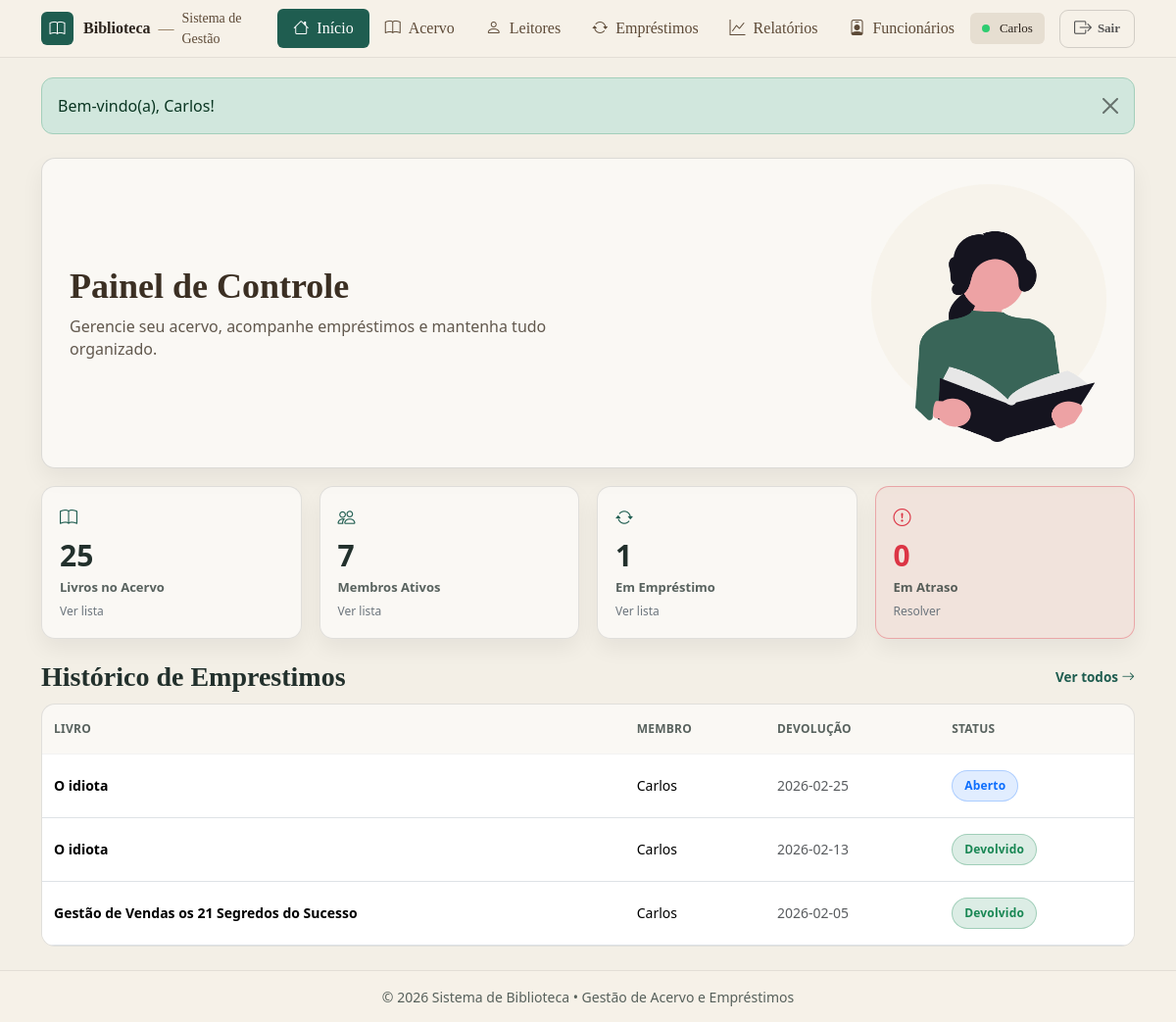
Page /index.php (signed in) on the committed database.
### tables this page shows
CREATE TABLE `emprestimos` (
  `id` int(11) NOT NULL,
  `id_usuario` int(11) NOT NULL,
  `data_emprestimo` date DEFAULT curdate(),
  `data_prevista` date DEFAULT NULL,
  `cancelado` tinyint(1) NOT NULL DEFAULT 0,
  `cancelado_em` datetime DEFAULT NULL,
  `cancelado_motivo` varchar(255) DEFAULT NULL
);

CREATE TABLE `usuarios` (
  `id` int(11) NOT NULL,
  `nome` varchar(100) NOT NULL,
  `email` varchar(255) DEFAULT NULL,
  `telefone` varchar(20) DEFAULT NULL,
  `criado_em` timestamp NOT NULL DEFAULT current_timestamp(),
  `perfil` enum('admin','leitor') NOT NULL,
  `cpf` varchar(14) NOT NULL,
  `ativo` tinyint(1) NOT NULL DEFAULT 1
);

### includes/flash.php (called while the page is built, shortened)
<?php
function flash_get(): ?array {
  $f = $_SESSION['flash'];
  return $f;
}
?>

### index.php (the view, shortened to what this page needs)
<?php
include("conexao.php");
$hoje = date('Y-m-d');
$livros_total = (int)(mysqli_fetch_assoc(
  mysqli_query($conn, "SELECT COUNT(*) AS c FROM livros WHERE disponivel = 1")
)['c'] ?? 0);
$usuarios_total = (int)(mysqli_fetch_assoc(
  mysqli_query($conn, "SELECT COUNT(*) AS c FROM usuarios WHERE ativo = 1 AND perfil = 'leitor'")
)['c'] ?? 0);
$sql_abertos = "
  SELECT COUNT(*) AS c
  FROM (
    SELECT e.id
    FROM emprestimos e
    JOIN emprestimo_itens ei ON ei.emprestimo_id = e.id
    WHERE IFNULL(e.cancelado,0) = 0
    GROUP BY e.id
    HAVING SUM(CASE WHEN ei.devolvido = 0 AND IFNULL(ei.perdido,0)=0 THEN 1 ELSE 0 END) > 0
  ) t
";
$em_emprestimo = (int)(mysqli_fetch_assoc(mysqli_query($conn, $sql_abertos))['c'] ?? 0);
$sql_atrasados = "
  SELECT COUNT(*) AS c
  FROM (
    SELECT e.id
    FROM emprestimos e
    JOIN emprestimo_itens ei ON ei.emprestimo_id = e.id
    WHERE IFNULL(e.cancelado,0) = 0
      AND e.data_prevista IS NOT NULL
      AND e.data_prevista < CURDATE()
    GROUP BY e.id
    HAVING SUM(CASE WHEN ei.devolvido = 0 AND IFNULL(ei.perdido,0)=0 THEN 1 ELSE 0 END) > 0
  ) t
";
$atrasados = (int)(mysqli_fetch_assoc(mysqli_query($conn, $sql_atrasados))['c'] ?? 0);
function buscarRecentes(mysqli $conn) {
  $sql = "
    SELECT
      e.id,
      e.data_prevista,
      u.nome AS membro,
      COUNT(ei.id) AS qtd_itens,
      -- ✅ abertos = não devolvido e não perdido
      SUM(CASE WHEN ei.devolvido = 0 AND IFNULL(ei.perdido,0)=0 THEN 1 ELSE 0 END) AS abertos,
      -- ✅ perdidos
      SUM(CASE WHEN IFNULL(ei.perdido,0)=1 THEN 1 ELSE 0 END) AS perdidos,
      MAX(ei.data_devolucao) AS ultima_devolucao,
      GROUP_CONCAT(DISTINCT l.titulo ORDER BY l.titulo SEPARATOR ' | ') AS livros_titulos
    FROM emprestimos e
    JOIN usuarios u ON u.id = e.id_usuario
    JOIN emprestimo_itens ei ON ei.emprestimo_id = e.id
    JOIN livros l ON l.id = ei.id_livro
    WHERE IFNULL(e.cancelado,0) = 0
    GROUP BY e.id
    ORDER BY e.id DESC
    LIMIT 3
  ";
  return mysqli_query($conn, $sql);
}
$recentes = buscarRecentes($conn);
include("includes/header.php");
?>
<div class="container my-4">
  <div class="dash-hero">
    <div class="dash-hero__text">
      <h2 class="dash-hero__title">Painel de Controle</h2>
      <p class="dash-hero__sub">
        Gerencie seu acervo, acompanhe empréstimos e mantenha tudo organizado.
      </p>
    </div>
    <div class="dash-hero__img">
      <img src="<?= $base ?>/assets/reader.png" alt="Ilustração leitura">
    </div>
  </div>
  <div class="dash-kpis">
    <a class="kpi-card kpi-click" href="<?= $base ?>/livros/listar.php?f=acervo" title="Ver livros no acervo">
      <div class="kpi-ic"><i class="bi bi-book"></i></div>
      <div class="kpi-num"><?= (int)$livros_total ?></div>
      <div class="kpi-label">Livros no Acervo</div>
      <div class="kpi-hint">Ver lista</div>
    </a>
    <a class="kpi-card kpi-click" href="<?= $base ?>/usuarios/listar.php?f=ativos" title="Ver leitores ativos">
      <div class="kpi-ic"><i class="bi bi-people"></i></div>
      <div class="kpi-num"><?= (int)$usuarios_total ?></div>
      <div class="kpi-label">Membros Ativos</div>
      <div class="kpi-hint">Ver lista</div>
    </a>
    <a class="kpi-card kpi-click" href="<?= $base ?>/emprestimos/listar.php?f=abertos" title="Ver empréstimos em aberto">
      <div class="kpi-ic"><i class="bi bi-arrow-repeat"></i></div>
      <div class="kpi-num"><?= (int)$em_emprestimo ?></div>
      <div class="kpi-label">Em Empréstimo</div>
      <div class="kpi-hint">Ver lista</div>
    </a>
    <a class="kpi-card kpi-danger kpi-click" href="<?= $base ?>/emprestimos/listar.php?f=atrasados" title="Ver atrasados">
      <div class="kpi-ic"><i class="bi bi-exclamation-circle"></i></div>
      <div class="kpi-num"><?= (int)$atrasados ?></div>
      <div class="kpi-label">Em Atraso</div>
      <div class="kpi-hint">Resolver</div>
    </a>
  </div>
  <div class="dash-section">
    <div class="dash-section__head">
      <h3 class="dash-h3">Histórico de Emprestimos</h3>
      <a class="dash-link" href="<?= $base ?>/emprestimos/listar.php">
        Ver todos <i class="bi bi-arrow-right"></i>
      </a>
    </div>
    <div class="dash-table">
      <div class="table-responsive">
        <table class="table table-clean align-middle mb-0">
          <thead>
            <tr>
              <th>Livro</th>
              <th>Membro</th>
              <th>Devolução</th>
              <th>Status</th>
            </tr>
          </thead>
          <tbody id="tbodyRecentes">
            <?php if ($recentes && mysqli_num_rows($recentes) > 0) { ?>
              <?php while ($e = mysqli_fetch_assoc($recentes)) {
                $abertos   = (int)($e['abertos'] ?? 0);
                $perdidos  = (int)($e['perdidos'] ?? 0);
                $qtd       = (int)($e['qtd_itens'] ?? 0);
                $prevista  = $e['data_prevista'] ?? null;
                $fechado = ($abertos === 0);
                $temPerdido = ($fechado && $perdidos > 0);
                $atrasado  = (!$fechado && !empty($prevista) && $prevista < $hoje);
                $livroTxt = ($qtd > 1) ? ($qtd . " livros") : ($e['livros_titulos'] ?? '—');
              ?>
                <tr>
                  <td class="fw-semibold"><?= htmlspecialchars($livroTxt) ?></td>
                  <td><?= htmlspecialchars($e['membro']) ?></td>
                  <td class="text-muted">
                    <?php
                      if ($fechado) echo htmlspecialchars($e['ultima_devolucao'] ?? '-');
                      else echo htmlspecialchars($prevista ?? '-');
                    ?>
                  </td>
                  <td>
                    <?php if ($temPerdido) { ?>
                      <span class="badge-status badge-lost">Perdido</span>
                    <?php } elseif ($fechado) { ?>
                      <span class="badge-status badge-done">Devolvido</span>
                    <?php } elseif ($atrasado) { ?>
                      <span class="badge-status badge-late">Atrasado</span>
                    <?php } else { ?>
                      <span class="badge-status badge-open">Aberto</span>
                    <?php } ?>
                  </td>
                </tr>
              <?php } ?>
            <?php } ?>
          </tbody>
        </table>
      </div>
    </div>
  </div>
</div>
<?php include("includes/footer.php"); ?>

### includes/header.php (shortened to what this page needs)
<?php
require_once(__DIR__ . "/flash.php");
$base = "/biblioteca_senac";
$path = parse_url($_SERVER['REQUEST_URI'], PHP_URL_PATH);
$isAdmin = !empty($_SESSION['auth']) && strtoupper(trim($_SESSION['auth']['cargo'] ?? '')) === 'ADMIN';
?>
<!DOCTYPE html>
<html lang="pt-br">
<head>
  <link href="https://cdn.jsdelivr.net/npm/bootstrap@5.3.3/dist/css/bootstrap.min.css" rel="stylesheet">
  <link href="https://cdn.jsdelivr.net/npm/bootstrap-icons@1.11.3/font/bootstrap-icons.css" rel="stylesheet">
  <link rel="stylesheet" href="<?= $base ?>/assets/css/style.css">
</head>
<body class="app-body">
  <nav class="navbar navbar-expand-lg header-clean">
    <div class="container">
      <a class="header-brand" href="<?= $base ?>/index.php">
        <span class="brand-icon">
          <i class="bi bi-book"></i>
        </span>
        <span class="brand-text">
          <strong>Biblioteca</strong>
          <span class="brand-sep">—</span>
          <span class="brand-sub">Sistema de Gestão</span>
        </span>
      </a>
      <div class="collapse navbar-collapse" id="menu">
        <ul class="navbar-nav mx-auto header-menu">
          <li class="nav-item">
            <a class="nav-link <?= ($path === $base . '/index.php' || $path === $base . '/') ? 'active' : '' ?>"
              href="<?= $base ?>/index.php">
              <i class="bi bi-house"></i> Início
            </a>
          </li>
          <li class="nav-item">
            <a class="nav-link <?= (strpos($path, $base . '/livros') !== false) ? 'active' : '' ?>"
              href="<?= $base ?>/livros/listar.php">
              <i class="bi bi-book"></i> Acervo
            </a>
          </li>
          <li class="nav-item">
            <a class="nav-link <?= (strpos($path, $base . '/usuarios') !== false) ? 'active' : '' ?>"
              href="<?= $base ?>/usuarios/listar.php">
              <i class="bi bi-person"></i> Leitores
            </a>
          </li>
          <li class="nav-item">
            <a class="nav-link <?= (strpos($path, $base . '/emprestimos') !== false) ? 'active' : '' ?>"
              href="<?= $base ?>/emprestimos/listar.php">
              <i class="bi bi-arrow-repeat"></i> Empréstimos
            </a>
          </li>
          <li class="nav-item">
            <a class="nav-link <?= (strpos($path, $base . '/relatorios') !== false) ? 'active' : '' ?>"
              href="<?= $base ?>/relatorios/index.php">
              <i class="bi bi-graph-up"></i> Relatórios
            </a>
          </li>
          <?php if ($isAdmin): ?>
            <li class="nav-item">
              <a class="nav-link <?= (strpos($path, $base . '/funcionarios') !== false) ? 'active' : '' ?>"
                href="<?= $base ?>/funcionarios/listar.php">
                <i class="bi bi-person-badge"></i> Funcionários
              </a>
            </li>
          <?php endif; ?>
        </ul>
        <?php if (!empty($_SESSION['auth'])): ?>
          <div class="header-user">
            <div class="user-chip">
              <span class="user-dot"></span>
              <span class="user-name"><?= htmlspecialchars($_SESSION['auth']['nome'] ?? 'Usuário') ?></span>
            </div>
            <a href="<?= $base ?>/auth/sair.php" class="logout-btn">
              <i class="bi bi-box-arrow-right"></i>
              <span>Sair</span>
            </a>
          </div>
        <?php endif; ?>
      </div>
    </div>
  </nav>
  <main class="app-main">
    <?php
    if (function_exists('flash_get')) {
      $flash = flash_get();
      if ($flash) {
        $type = $flash['type'] ?? 'info';
        $msg  = $flash['message'] ?? '';
  ?>
        <div class="container mt-3">
          <div class="alert alert-<?= htmlspecialchars($type) ?> alert-dismissible fade show flash-msg" role="alert">
            <?= nl2br(htmlspecialchars($msg)) ?>
            <button type="button" class="btn-close" data-bs-dismiss="alert" aria-label="Fechar"></button>
          </div>
        </div>
  <?php
      }
    }
  ?>

### includes/footer.php (shortened to what this page needs)
</main>
<footer class="footer-clean">
  <div class="container footer-clean__inner">
    <small>© <?= date("Y") ?> Sistema de Biblioteca • Gestão de Acervo e Empréstimos</small>
  </div>
</footer>
</body>
</html>

### assets/css/base.css (style rules this page uses)
:root { --green: #1f5d50; --green-2: #17463d; --beige: #f3efe6; --gold: #c58a2a; --text: #22302c; --muted: #6c7a74; --shadow: 0 16px 34px rgba(0,0,0,.10); }
* { box-sizing: border-box; }
body.app-body { background: var(--beige); color: var(--text); min-height: 100vh; display: flex; flex-direction: column; }
.app-main { flex: 1; display: block; }
.alert { max-width: 1200px; margin: 20px auto 0; border-radius: 12px; }

### assets/css/header.css (style rules this page uses)
:root { --green: #1f5d50; --gold: #d4af37; --muted: #6c757d; }
.header-clean { background: #f6f1e8 !important; border-bottom: 1px solid rgba(0,0,0,.08); box-shadow: none !important; padding: 0.5rem 0; }
.header-clean a { text-decoration: none !important; }
.header-brand { display: flex; align-items: center; gap: 10px; color: #2c241d !important; }
.header-brand .brand-icon { width: 34px; height: 34px; border-radius: 6px; background: var(--green); color: #fff; display: inline-flex; align-items: center; justify-content: center; font-size: 16px; }
.header-brand .brand-text { display: inline-flex; align-items: center; gap: 6px; font-family: Georgia, "Times New Roman", serif; }
.header-brand .brand-sub { font-size: 14px; color: #5d4a37; }
.header-brand .brand-sep { color: #8b7355; margin: 0 2px; }
.header-menu .nav-link { color: #5d4a37 !important; font-family: Georgia, serif; font-weight: 500; padding: 8px 16px !important; border-radius: 6px; display: inline-flex; align-items: center; gap: 8px; transition: all 0.2s ease; }
.header-menu .nav-link.active { background: var(--green) !important; color: #fff !important; }
.header-user { display: flex; align-items: center; gap: 15px; }
.user-chip { display: flex; align-items: center; gap: 10px; padding: 6px 12px; border-radius: 6px; background: #e6ded1; border: none; box-shadow: none; }
.user-dot { width: 7px; height: 7px; border-radius: 50%; background: #15803d; }
.user-name { color: #2c241d; font-size: 13px; font-family: Georgia, "Times New Roman", serif; font-weight: 500; }
.logout-btn { display: inline-flex; align-items: center; gap: 8px; color: #5d4a37; font-family: Georgia, serif; font-size: 14px; transition: opacity 0.2s; }
.logout-btn i { font-size: 18px; }

### assets/css/footer.css (style rules this page uses)
.footer-clean { background: #f6f1e8; border-top: 1px solid rgba(0,0,0,.08); }
.footer-clean__inner { text-align: center; padding: 14px 0; color: rgba(34,48,44,.75); }

### assets/css/components.css (style rules this page uses)
.badge-status { display:inline-flex; align-items:center; gap: 6px; padding: 6px 12px; border-radius: 999px; font-size: 12px; font-weight: 800; letter-spacing: .2px; }
.badge-open { background: rgba(13,110,253,.12); border: 1px solid rgba(13,110,253,.25); color: #0d6efd; }
.badge-done { background: rgba(25,135,84,.15); border: 1px solid rgba(25,135,84,.3); color: #198754; }
.user-dot { width: 8px; height: 8px; border-radius: 50%; background: #2ecc71; }
.logout-btn { display: inline-flex; align-items: center; gap: 6px; padding: 5px 14px; border-radius: 9px; border: 1px solid rgba(0,0,0,.15); text-decoration: none; font-weight: 700; font-size: 13px; color: #555; }

### assets/css/tables.css (style rules this page uses)
.table-clean thead th { background: transparent; border-bottom: 0 !important; color: rgba(34,48,44,.75); font-weight: 800; font-size: 12px; letter-spacing: .02em; padding: 16px 12px; text-transform: uppercase; }
.table-clean tbody td { border-top: 1px solid rgba(0,0,0,.05) !important; padding: 16px 12px; font-size: 14px; vertical-align: middle; }

### index.php (style rules this page uses)
.kpi-click { display:block; text-decoration:none; color: inherit; position: relative; cursor: pointer; transition: transform .12s ease, box-shadow .12s ease; }
.kpi-hint { font-size: 12px; color: #6c757d; margin-top: 6px; }

### rows in the picture
emprestimos: livroTxt "O idiota", id_usuario.nome "Carlos", data_prevista "2026-02-25", shows "Aberto"
emprestimos: livroTxt "O idiota", id_usuario.nome "Carlos", ultima_devolucao "2026-02-13", shows "Devolvido"
emprestimos: livroTxt "Gestão de Vendas os 21 Segredos do Sucesso", id_usuario.nome "Carlos", ultima_devolucao "2026-02-05", shows "Devolvido"

### other values in the picture
$_SESSION['auth']['nome'] "Carlos"
$msg "Bem-vindo(a), Carlos!"
$livros_total "25"
$usuarios_total "7"
$em_emprestimo "1"
$atrasados "0"
